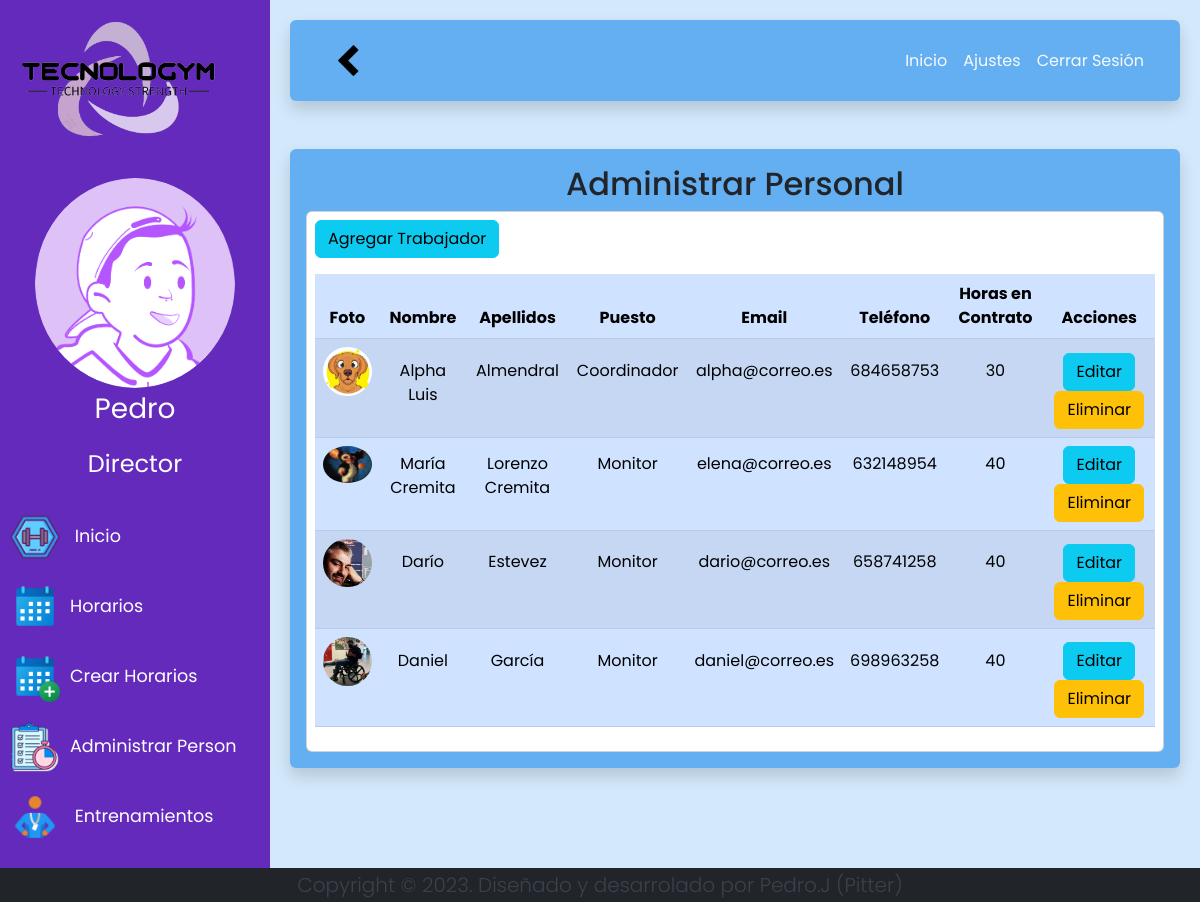
The app's page /c_Users/managePersonal (signed in) with its own data.
### tables this page shows
CREATE TABLE `person` (
  `id_person` int(11) NOT NULL,
  `name` varchar(70) NOT NULL,
  `lastname` varchar(70) NOT NULL,
  `user` varchar(70) DEFAULT NULL,
  `password` varchar(255) DEFAULT NULL,
  `email` varchar(70) DEFAULT NULL,
  `phone` varchar(9) DEFAULT NULL,
  `avatar` varchar(255) DEFAULT NULL
);

CREATE TABLE `type` (
  `id_type` int(11) NOT NULL,
  `role` varchar(70) NOT NULL COMMENT 'Director, Coordinator, Manager, Monitor'
);

CREATE TABLE `worker` (
  `id_worker` int(11) NOT NULL,
  `id_person` int(11) NOT NULL,
  `hours` int(11) NOT NULL DEFAULT 0
);

### config/core/Controller.php (called while the page is built, shortened)
<?php
abstract class Controller
{
    protected function loadView($view, $params = array())
    {
        return new View($view, $params);
    }
    protected function loadModel($model)
    {
        if (is_file(ROOT . PATH_MODELS . $model . ".php")) {
            return new $model();
        } else {
            throw new Exception("Error, model does not exist");
        }
    }
}
?>

### app/controllers/c_Users.php (called while the page is built, shortened)
<?php
class c_Users extends Controller
{
    private $m_users;
    public function __construct()
    {
        $this->m_users = $this->loadModel("m_Users");
    }
    public function managePersonal()
    {
        $datos["workers"] = $this->m_users->showWorkers();
        $contenido = "v_ManagePersonal";
        $this->loadView("templates/header");
        $this->loadView("templates/sidebar");
        $this->loadView($contenido, $datos);
        $this->loadView("templates/footer");
    }
}
?>

### config/core/Model.php (called while the page is built, shortened)
<?php
class Model
{
    private $host = DB_HOST;
    private $user = DB_USER;
    private $pass = DB_PASS;
    private $dbname = DB_NAME;
    private $dbh;
    private $stmt;
    function __construct()
    {
        $dsn = 'mysql:host=' . $this->host . ';dbname=' . $this->dbname;
        $options = array(
            PDO::ATTR_PERSISTENT => true,
            PDO::ATTR_ERRMODE => PDO::ERRMODE_EXCEPTION,
            PDO::MYSQL_ATTR_INIT_COMMAND => 'SET NAMES utf8'
        );
        try {
            $this->dbh = new PDO($dsn, $this->user, $this->pass, $options);
        } catch (PDOException $e) {
            $this->error = $e->getMessage();
        }
    }
    public function consult($query)
    {
        $this->stmt = $this->dbh->prepare($query);
    }
    public function launch()
    {
        return $this->stmt->execute();
    }
    public function result()
    {
        $this->launch();
        return $this->stmt->fetchAll(PDO::FETCH_ASSOC);
    }
}
?>

### app/models/m_Users.php (called while the page is built, shortened)
<?php
class m_Users extends Model
{
    public function showWorkers()
    {
        $snt = " SELECT * FROM person
        INNER JOIN worker ON person.id_person=worker.id_person
        INNER JOIN worker_type ON worker_type.id_worker=worker.id_worker
        INNER JOIN type ON type.id_type=worker_type.id_type
        WHERE role != 'Director'";
        $this->consult($snt);
        return $this->result();
    }
}

### app/views/v_ManagePersonal.php (the view)
<div class="row-6 fondo-2 shadow p-3 mb-5 rounded">
    <h2 class="text-center">Administrar Personal</h2>
    <div class="card">
        <div class="table-responsive-sm m-2">
            <a class="btn btn-info" href="<?= BASE_URL ?>c_PersonalTraining/addWorker" role="button">Agregar Trabajador</a>
        </div>
        <div class="table-responsive-sm m-2">
            <table class="table table-primary table-striped table-hover align-baseline">
                <thead>
                    <tr class="text-center ">
                        <th scope="col">Foto</th>
                        <th scope="col">Nombre</th>
                        <th scope="col">Apellidos</th>
                        <th scope="col">Puesto</th>
                        <th scope="col">Email</th>
                        <th scope="col">Teléfono</th>
                        <th scope="col">Horas en Contrato</th>
                        <th scope="col">Acciones</th>
                    </tr>
                </thead>
                <tbody>
                    <?php foreach ($workers as $worker) : ?>
                        <tr class="text-center">
                            <td scope="row">
                                <?php if (isset($worker['avatar'])) {
                                    echo '<img class="img-fluid rounded-circle" src="' . BASE_URL . IMG_URL . $worker['avatar'] . '" width="200" alt="Brand-Tecnologym">';
                                } else {
                                    echo '<img class="img-fluid rounded-circle" src="' . BASE_URL . 'app/assets/img/icons/avatar_person.jpg" width="200" alt="Brand-Tecnologym">';
                                } ?>
                            </td>
                            <td><?= $worker['name'] ?></td>
                            <td><?= $worker['lastname'] ?></td>
                            <td><?= $worker['role'] ?></td>
                            <td><?= $worker['email'] ?></td>
                            <td><?= $worker['phone'] ?></td>
                            <td><?= $worker['hours'] ?></td>
                            <td>
                                <a name="updateWorker" class="btn btn-info" href="<?= BASE_URL . 'c_Users/updateWorkers/' . $worker['id_worker'] ?>" type="button">Editar</a>
                                <a name="deleteWorker" data-id_p="<?= $worker['id_person']  ?>" class="del btn btn-warning" role="button">Eliminar</a>
                            </td>
                        </tr>
                    <?php endforeach ?>
                </tbody>
            </table>
        </div>
    </div>
</div>

### app/views/templates/header.php (shortened to what this page needs)
<!doctype html>
<html lang="en">
<head>
    <link href="https://cdn.jsdelivr.net/npm/bootstrap@5.2.1/dist/css/bootstrap.min.css" rel="stylesheet">
    <link rel="stylesheet" href="<?= BASE_URL ?>app\views\css\v_index.css">
</head>

### index.php (shortened to what this page needs)
<?php
$router = new Router();
$method = $router->getMethod();
$parameters = $router->getParams();
$myController = new $controller();
if (empty($parameters)) {
    $myController->$method();
} else {
    $myController->$method($parameters);
}
?>

### config/core/View.php (shortened to what this page needs)
<?php
class View
{
    protected $view;
    protected $params;
    public function __construct($view, $params = array())
    {
        $this->view = $view;
        $this->params = $params;
        $this->render();
    }
    protected function render()
    {
        $this->template = $this->getContentTemplate($this->view);
        echo $this->template;
    }
    protected function getContentTemplate($file)
    {
        $filePath = ROOT . PATH_VIEWS . $file . ".php";
        if (is_file($filePath)) {
            extract($this->params);
            require $filePath;
            $template = ob_get_contents();
            return $template;
        } else {
            throw new Exception("Error, view does not exist " . $filePath);
        }
    }
}
?>

### app/views/templates/sidebar.php (shortened to what this page needs)
<body>
    <div class="wrapper">
        <nav id="sidebar">
            <div class="sidebar-header">
                <a href="<?= BASE_URL . "./c_Users/dashboard" ?>"><img class="img-fluid" src="<?= BASE_URL ?>app/assets/img/Brand_Tecnologym.png" width="200" alt="Brand-Tecnologym"></a>
            </div>
            <div class="sidebar-header text-center push ">
                <?php if (isset($_SESSION['session']['avatar'])) {
                    echo '<img class="img-fluid rounded-circle" src="' . BASE_URL . IMG_URL . $_SESSION['session']['avatar'] . '" width="200" "height=200" alt="Brand-Tecnologym">';
                } else {
                    echo '<img class="img-fluid rounded-circle" src="' . BASE_URL . 'app\assets\img\icons\avatar_person.jpg" width="200" alt="Brand-Tecnologym">';
                } ?>
                <span class="disappear fs-3"><?= $_SESSION['session']['name']; ?></span>
                <span class="disappear fs-4"><?= $_SESSION['session']['role']; ?></span>
            </div>
            <ul class="list-unstyled">
                <li class="active">
                    <a href="<?= BASE_URL . "c_Users/dashboard" ?>">
                        <i class="fas fa-home"><img src="<?= BASE_URL ?>app\assets\img\icons\homeGym2.png" width="50" alt="Inicio"></i>
                        <span class="disappear">Inicio</span>
                    </a>
                </li>
                <li>
                    <?php if ($_SESSION['session']['role'] != "Monitor") {
                        echo "<a href='" . BASE_URL . "c_Schedule/showPersonalSchedule'  class=''>";
                        echo "<i class='fas fa-home'>";
                        echo "<img src='" . BASE_URL . "app\assets\img\icons\schedule2.png' width='50' alt='Horario'>";
                        echo "</i>";
                        echo "<span class='disappear'>Horarios</span>";
                        echo "</a>";
                        echo "<a href='" . BASE_URL . "c_Schedule/createSchedule'>";
                        echo "<i class='fas fa-home'>";
                        echo "<img src='" . BASE_URL . "app\assets\img\icons\schedule_plus2.png' width='50' alt='Crear Horario'>";
                        echo "</i>";
                        echo "<span class='disappear'>Crear Horarios</span></a>";
                        if ($_SESSION['session']['role'] == "Director") {
                            echo "<a href='" . BASE_URL . "c_Users/managePersonal'>";
                            echo "<i class='fas fa-home'>";
                            echo "<img src='" . BASE_URL . "app/assets/img/icons/adminPerson.png' width='50' alt='Administrar Personal'>";
                            echo "</i>";
                            echo "<span class='disappear'>Administrar Person</span></a>";
                        }
                    } ?>
                </li>
                <li>
                    <a href="<?= BASE_URL ?>c_PersonalTraining/showPersonalTraining">
                        <i class="fas fa-home"><img src="<?= BASE_URL ?>app\assets\img\icons\personalTrainer2.png" width="50" alt="Entrenamientos Personales"></i>
                        <span class="disappear">Entrenamientos</span></a>
                </li>
            </ul>
        </nav>
        <div id="content">
            <nav class="fondo-2 shadow p-3 mb-5 rounded navbar navbar-expand-lg navbar-light">
                <div class="container-fluid ">
                    <button type="button" id="sidebarCollapse" class="btn row">
                        <i class="fas fa-home"><img class="rotation" src="<?= BASE_URL ?>app\assets\img\icons\left_arrow.png" width="35" alt="Cerrar Menu"></i>
                    </button>
                    <div class="collapse justify-content-end navbar-collapse" id="navbarSupportedContent">
                        <ul class="nav navbar-nav ml-auto text-end">
                            <li class="nav-item active">
                                <a class="text-light nav-link rounded" href="<?= BASE_URL . "c_Users/dashboard" ?>">Inicio</a>
                            </li>
                            <li class="nav-item">
                                <a class="text-light nav-link rounded" href="<?= BASE_URL . 'c_Users/settings/' . $_SESSION["session"]["id_person"] ?>">Ajustes</a>
                            </li>
                            <li class=" nav-item">
                                <a id="btn_logOut" class="text-light nav-link rounded" href="<?= BASE_URL ?>c_Home/logOut">Cerrar Sesión</a>
                            </li>
                        </ul>
                    </div>
                </div>
            </nav>

### app/views/templates/footer.php (shortened to what this page needs)
</div>
</div>
<footer class="bg-dark text-white text-center justify-content">
    <div class="container">
        <p class="lead m-0">Copyright &copy; 2023. Diseñado y desarrolado por <a href="https://github.com/pitterpj" rel="nofollow">Pedro.J (Pitter)</a></p>
    </div>
</footer>
</body>
</html>

### app/views/css/v_index.css (style rules this page uses)
body { font-family: "Poppins", sans-serif; background: #3698ee37; }
p { font-family: "Poppins", sans-serif; font-size: 1.1em; font-weight: 300; line-height: 1.7em; color: #3a424e; }
a, a:hover, a:focus { color: inherit; text-decoration: none; transition: all 0.3s; }
.navbar { padding: 15px 10px; background: #fff; border: none; border-radius: 0; margin-bottom: 40px; box-shadow: 1px 1px 3px rgba(0, 0, 0, 0.1); }
#sidebar .sidebar-header { transition: 0.5s; }
.wrapper { display: flex; align-items: stretch; }
#sidebar { min-width: 270px; max-width: 270px; background: #642abc; color: #fff; transition: all 0.7s; }
#sidebar .sidebar-header { padding: 20px; }
#sidebar ul li a { padding: 10px; font-size: 1.1em; display: block; }
#sidebar ul li a i { margin-right: 10px; }
#content { width: 100%; padding: 20px; min-height: 100vh; transition: all 0.3s; }
.fondo-2 { background-color: rgba(54, 152, 238, 0.7); }
.rotation { transition: all 0.7s; }

### records on screen
person: avatar (picture), name "Alpha Luis", lastname "Almendral", type.role "Coordinador", email "alpha@correo.es", phone "684658753", worker.hours "30"
person: avatar (picture), name "María Cremita", lastname "Lorenzo Cremita", type.role "Monitor", email "elena@correo.es", phone "632148954", worker.hours "40"
person: avatar (picture), name "Darío", lastname "Estevez", type.role "Monitor", email "dario@correo.es", phone "658741258", worker.hours "40"
person: avatar (picture), name "Daniel", lastname "García", type.role "Monitor", email "daniel@correo.es", phone "698963258", worker.hours "40"

### other values on screen
$_SESSION['session']['name'] "Pedro"
$_SESSION['session']['role'] "Director"
